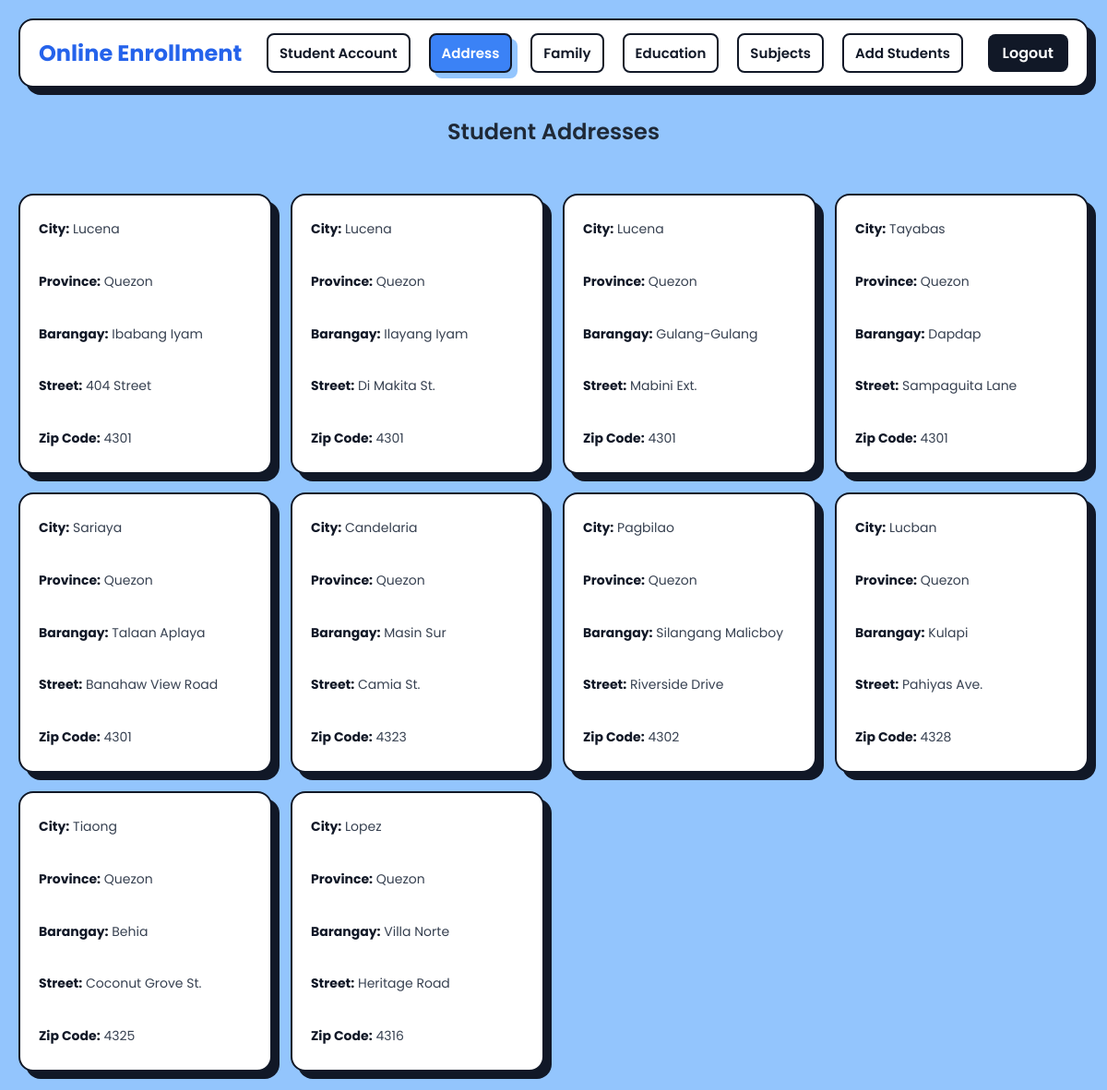
The page /address/ (signed in) on the database its author committed.
### online_enrollment/models.py (models this page shows, shortened)
class Address(models.Model):
    City = models.CharField(max_length=100)
    Province = models.CharField(max_length=100)
    Barangay = models.CharField(max_length=100)
    Street = models.CharField(max_length=100)
    Zip_code = models.CharField(max_length=100)

### online_enrollment/views.py (the view)
# urls.py: path('address/', views.address_view, name='address'),
@login_required(login_url='login_user')
def address_view(request):
    addresses = Address.objects.all()
    return render(request, 'address.html', {'addresses': addresses})

### online_enrollment/templates/address.html (shortened to what this page needs)
{% load static %}
<!DOCTYPE html>
<html lang="en">
<head>
    <link rel="stylesheet" href="{% static 'css/dashboard.css' %}">
</head>
<body>
    <div class="navbar">
        <div class="navbar-container">
            <a href="{% url 'dashboard' %}" class="brand">Online Enrollment</a>
            <div class="nav-links">
                <a href="{% url 'student_account' %}" class="{% if request.resolver_match.url_name == 'student_account' %}active{% endif %}">Student Account</a>
                <a href="{% url 'address' %}" class="{% if request.resolver_match.url_name == 'address' %}active{% endif %}">Address</a>
                <a href="{% url 'family' %}" class="{% if request.resolver_match.url_name == 'family' %}active{% endif %}">Family</a>
                <a href="{% url 'education' %}" class="{% if request.resolver_match.url_name == 'education' %}active{% endif %}">Education</a>
                <a href="{% url 'subject' %}" class="{% if request.resolver_match.url_name == 'subject' %}active{% endif %}">Subjects</a>
                <a href="{% url 'add_student' %}" class="{% if request.resolver_match.url_name == 'add_student' %}active{% endif %}">Add Students</a>
            </div>
            <a href="{% url 'logout_user' %}" class="logout-btn">Logout</a>
        </div>
    </div>
    <h2>Student Addresses</h2>
    <div class="student-grid">
        {% for address in addresses %}
            <div class="student-card">
                <p><strong>City:</strong> {{ address.City }}</p>
                <p><strong>Province:</strong> {{ address.Province }}</p>
                <p><strong>Barangay:</strong> {{ address.Barangay }}</p>
                <p><strong>Street:</strong> {{ address.Street }}</p>
                <p><strong>Zip Code:</strong> {{ address.Zip_code }}</p>
            </div>
        {% empty %}
            <p style="margin: 20px;">No address data available.</p>
        {% endfor %}
    </div>
</body>
</html>

### online_enrollment/static/css/dashboard.css (style rules this page uses)
body { font-family: 'Poppins', sans-serif; margin: 0; padding: 0; background-color: #93c5fd; }
.navbar { background-color: #ffffff; border: 2px solid #111827; border-radius: 16px; margin: 20px; padding: 14px 0; box-shadow: 8px 8px 0px #111827; transition: transform 0.2s ease; }
.navbar-container { max-width: 1200px; margin: 0 auto; padding: 0 20px; display: flex; align-items: center; justify-content: space-between; }
.brand { font-size: 24px; font-weight: 700; color: #2563eb; text-decoration: none; margin-right: auto; }
.nav-links { display: flex; gap: 20px; flex-grow: 1; justify-content: center; }
.nav-links a { color: #111827; text-decoration: none; font-size: 15px; font-weight: 600; padding: 8px 12px; border-radius: 8px; background-color: #ffffff; border: 2px solid #111827; transition: all 0.3s ease; }
.nav-links .active { background-color: #3b82f6; color: white; box-shadow: 6px 6px 0px #93c5fd; }
.logout-btn { background-color: #111827; color: white !important; padding: 8px 16px; border-radius: 8px; font-weight: 600;; transition: all 0.3s ease; text-decoration: none; }
h2 { font-weight: 600; margin: 30px auto; color: #1f2937; text-align: center; }
.student-grid { display: grid; grid-template-columns: repeat(auto-fill, minmax(260px, 1fr)); gap: 20px; padding: 20px; }
.student-card { display: flex; flex-direction: column; justify-content: space-between; background-color: #ffffff; border-radius: 16px; padding: 20px; box-shadow: 8px 8px 0px #111827; border: 2px solid #111827; transition: transform 0.2s ease; min-height: 260px; }
.student-card p { margin: 6px 0; font-size: 14px; color: #374151; }
.student-card p strong { color: #111827; }

### rows shown on the page
Address: City "Lucena", Province "Quezon", Barangay "Ibabang Iyam", Street "404 Street", Zip_code "4301"
Address: City "Lucena", Province "Quezon", Barangay "Ilayang Iyam", Street "Di Makita St.", Zip_code "4301"
Address: City "Lucena", Province "Quezon", Barangay "Gulang-Gulang", Street "Mabini Ext.", Zip_code "4301"
Address: City "Tayabas", Province "Quezon", Barangay "Dapdap", Street "Sampaguita Lane", Zip_code "4301"
Address: City "Sariaya", Province "Quezon", Barangay "Talaan Aplaya", Street "Banahaw View Road", Zip_code "4301"
Address: City "Candelaria", Province "Quezon", Barangay "Masin Sur", Street "Camia St.", Zip_code "4323"
Address: City "Pagbilao", Province "Quezon", Barangay "Silangang Malicboy", Street "Riverside Drive", Zip_code "4302"
Address: City "Lucban", Province "Quezon", Barangay "Kulapi", Street "Pahiyas Ave.", Zip_code "4328"
Address: City "Tiaong", Province "Quezon", Barangay "Behia", Street "Coconut Grove St.", Zip_code "4325"
Address: City "Lopez", Province "Quezon", Barangay "Villa Norte", Street "Heritage Road", Zip_code "4316"
